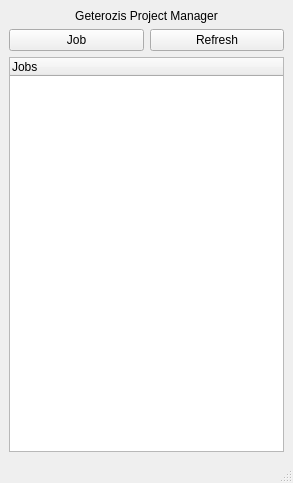
<?xml version="1.0" encoding="UTF-8"?>
<ui version="4.0">
 <class>MainWindow</class>
 <widget class="QMainWindow" name="MainWindow">
  <property name="geometry">
   <rect>
    <x>0</x>
    <y>0</y>
    <width>293</width>
    <height>483</height>
   </rect>
  </property>
  <property name="windowTitle">
   <string>MainWindow</string>
  </property>
  <widget class="QWidget" name="centralwidget">
   <layout class="QVBoxLayout" name="verticalLayout_2">
    <item>
     <layout class="QVBoxLayout" name="verticalLayout">
      <item>
       <widget class="QLabel" name="label">
        <property name="text">
         <string>Geterozis Project Manager</string>
        </property>
        <property name="alignment">
         <set>Qt::AlignCenter</set>
        </property>
       </widget>
      </item>
      <item>
       <layout class="QHBoxLayout" name="horizontalLayout">
        <item>
         <widget class="QPushButton" name="pushButton">
          <property name="text">
           <string>Job</string>
          </property>
         </widget>
        </item>
        <item>
         <widget class="QPushButton" name="pushButton_2">
          <property name="text">
           <string>Refresh</string>
          </property>
         </widget>
        </item>
       </layout>
      </item>
      <item>
       <widget class="QTreeWidget" name="treeWidget">
        <column>
         <property name="text">
          <string>Jobs</string>
         </property>
        </column>
       </widget>
      </item>
     </layout>
    </item>
   </layout>
  </widget>
  <widget class="QMenuBar" name="menubar">
   <property name="geometry">
    <rect>
     <x>0</x>
     <y>0</y>
     <width>293</width>
     <height>18</height>
    </rect>
   </property>
  </widget>
  <widget class="QStatusBar" name="statusbar"/>
 </widget>
 <resources/>
 <connections/>
</ui>
